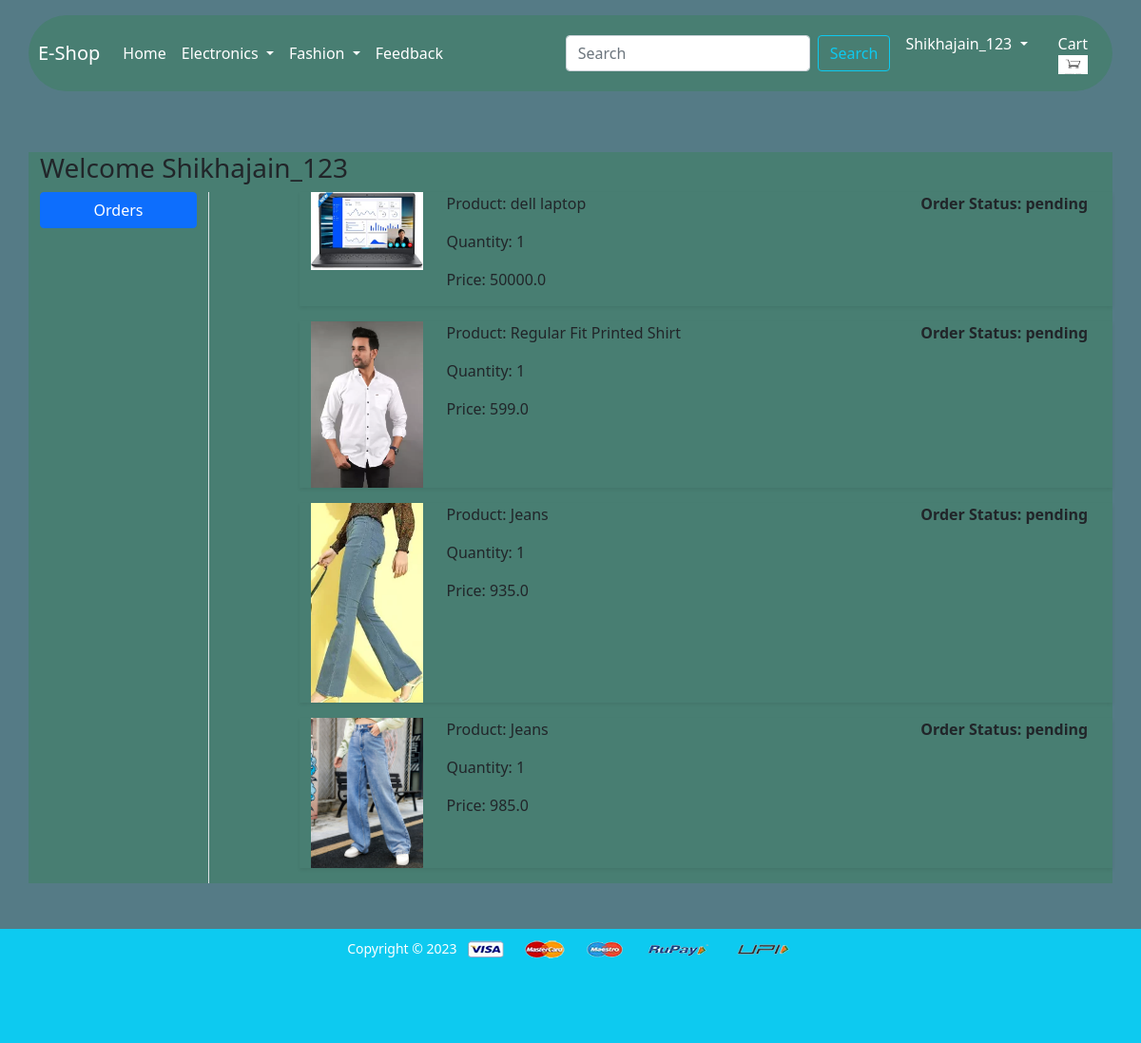
The page /orders/ (signed in) on the database its author committed.
### app/models.py (models this page shows, shortened)
class OrderPlaced(models.Model):
    user = models.ForeignKey(User, on_delete=models.CASCADE)
    customer = models.ForeignKey(Customer, on_delete=models.CASCADE)
    product = models.ForeignKey(Product, on_delete=models.CASCADE)
    quantity = models.PositiveIntegerField(default=1)
    ordered_date = models.DateTimeField(auto_now_add=True)
    status = models.CharField(max_length=50,choices=STATUS_CHOICES,default='pending')
    @property
    def total_cost(self):
        return self.quantity*self.product.discounted_price

class Product(models.Model):
    title = models.CharField(max_length=200)
    selling_price = models.FloatField()
    discounted_price = models.FloatField()
    description = models.TextField()
    brand = models.CharField(max_length=50)
    category = models.CharField(choices=CATEGORY_CHOICES, max_length=2)
    product_image = models.ImageField(upload_to='productimg')

### app/views.py (the view)
# urls.py: path('orders/', views.orders, name='orders'),
@login_required
def orders(request):
    op = OrderPlaced.objects.filter(user=request.user)
    return render(request, 'app/orders.html',{'order_placed':op})

### app/templates/app/orders.html (shortened to what this page needs)
{% extends 'app/base.html' %}
{% load static %}
{% block main-content %}
<div class="container my-5">
    <div class="row">
        <h3>Welcome <span class="text-capitalize">{{request.user}}</h3>
        <div class="col-sm-2 border-end">
            <ul class="list-unstyled">
                <li class="d-grid"><a href="{% url 'orders' %}" class="btn btn-primary">Orders</a></li>
            </ul>
        </div>
        <div class="col-sm-9 offset-sm-1">
            {% for op in order_placed%}
            <div class="row shadow-sm mb-3">
                <div class="col-sm-2">
                    <img src="{{op.product.product_image.url}}" alt="" class="img-fluid" height="150" width="150">
                </div>
                <div class="col-sm-7">
                    <p>Product: {{op.product.title}}</p>
                    <p>Quantity: {{op.quantity}}</p>
                    <p>Price: {{op.total_cost}}</p>
                </div>
                <div class="col-sm-3 fw-bold">
                    <p>Order Status: {{op.status}}</p>
                </div>
            </div>
            {% endfor%}
        </div>
    </div>
</div>
{% endblock main-content %}

### app/templates/app/base.html (shortened to what this page needs)
{% load static%}
<!doctype html>
{% load static %}
<html lang="en">
<head>
  <link href="https://cdn.jsdelivr.net/npm/bootstrap@5.0.0-beta1/dist/css/bootstrap.min.css" rel="stylesheet"
>
  <link rel="stylesheet" href="{% static 'app/css/owl.carousel.min.css' %}">
  <link rel="stylesheet" href="{% static 'app/css/all.min.css' %}">
  <link rel="stylesheet" href="{% static 'app/css/style.css' %}">
</head>
<body>
  <nav class="navbar py-lg-3 navbar-expand-lg navbar-dark ">
    <div class="container nv">
      <a class="navbar-brand" href="/">E-Shop</a>
      <div class="collapse navbar-collapse" id="navbarSupportedContent">
        <ul class="navbar-nav me-auto mb-2 mb-lg-0">
          <li class="nav-item">
            <a class="nav-link active" aria-current="page" href="/">Home</a>
          </li>
          <li class="nav-item dropdown">
            <a class="nav-link dropdown-toggle text-white" href="#" id="electronicsDropdown" role="button"
              data-bs-toggle="dropdown" aria-expanded="false">
              Electronics
            </a>
          </li>
          <li class="nav-item dropdown">
            <a class="nav-link dropdown-toggle text-white" href="#" id="fashionDropdown" role="button"
              data-bs-toggle="dropdown" aria-expanded="false">
              Fashion
            </a>
          </li>
          <li class="nav-item">
            <a class="nav-link active" aria-current="page" href="{% url 'feedback' %}">Feedback</a>
          </li>
        </ul>
        <form  method="POST" action="{% url 'search' %}" class="d-flex">
          <input class="form-control me-2" type="search" placeholder="Search" aria-label="Search" name="search">
          <button class="btn btn-outline-info" type="submit">Search</button>
        </form>
        <div>
          <ul class="navbar-nav me-auto mb-2 mb-lg-0">
            {% if request.user.is_authenticated %}
            <li class="nav-item dropdown mx-2">
              <a class="nav-link dropdown-toggle text-white" href="#" id="profileDropdown" role="button"
                data-bs-toggle="dropdown" aria-expanded="false">
                <span class="text-capitalize">{{request.user}}</span>
              </a>
            </li>
            <li class="nav-item mx-2">
              <a href="{% url 'showcart' %}" class="nav-link text-white"> Cart <span><img src="{% static 'app/images/cart/cart.jpg' %}" class="d-block w-100" alt="..." style="height:20px" width="20px";></span>
              </a>
            </li>
            {% endif %}
          </ul>
        </div>
      </div>
    </div>
  </nav>
  {% block main-content %} {% endblock main-content %}
  <footer class="container-fluid bg-info text-center p-2 mt-5 ft">
    <small class="text-white">Copyright &copy; 2023</small>
    <img src="{% static 'app/images/payment.png' %}" alt="" srcset="" class="img-fluid" height="2px">
  </footer>
</body>
</html>

### app/static/app/css/style.css (style rules this page uses)
body { background-color: rgb(85, 123, 134); }
.container { background-color: rgb(72, 126, 114); outline-color: rgb(4, 65, 70); }
.nv { border-radius: 50px; padding: 10px; }
footer { background-color: rgb(85, 123, 134); height: 120px; }

### rows shown on the page
OrderPlaced: product.product_image (picture), product "dell laptop", quantity "1", total_cost "50000.0", status "pending"
OrderPlaced: product.product_image (picture), product "Regular Fit Printed Shirt", quantity "1", total_cost "599.0", status "pending"
OrderPlaced: product.product_image (picture), product "Jeans", quantity "1", total_cost "935.0", status "pending"
OrderPlaced: product.product_image (picture), product "Jeans", quantity "1", total_cost "985.0", status "pending"

### other values the page prints
{{ request.user }} "Shikhajain_123"
